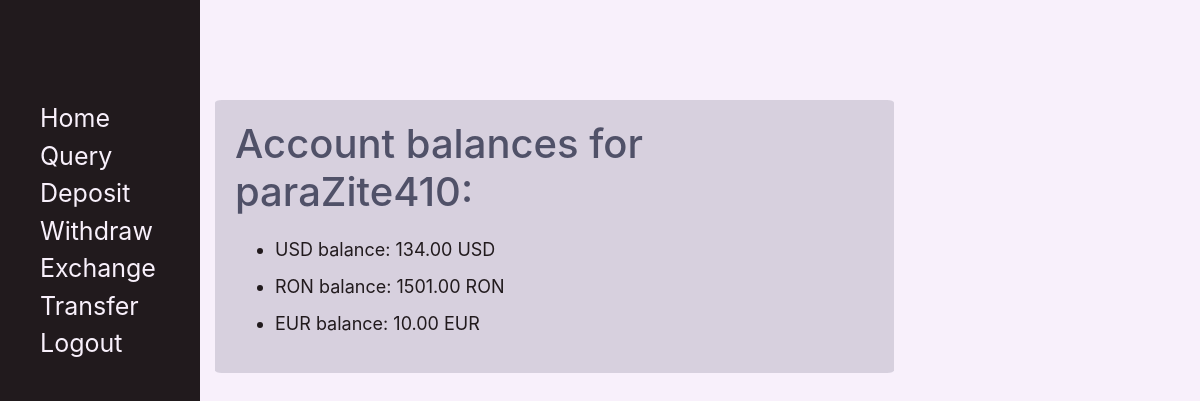
/atm/query (signed in), run on an earlier commit of the app's database.
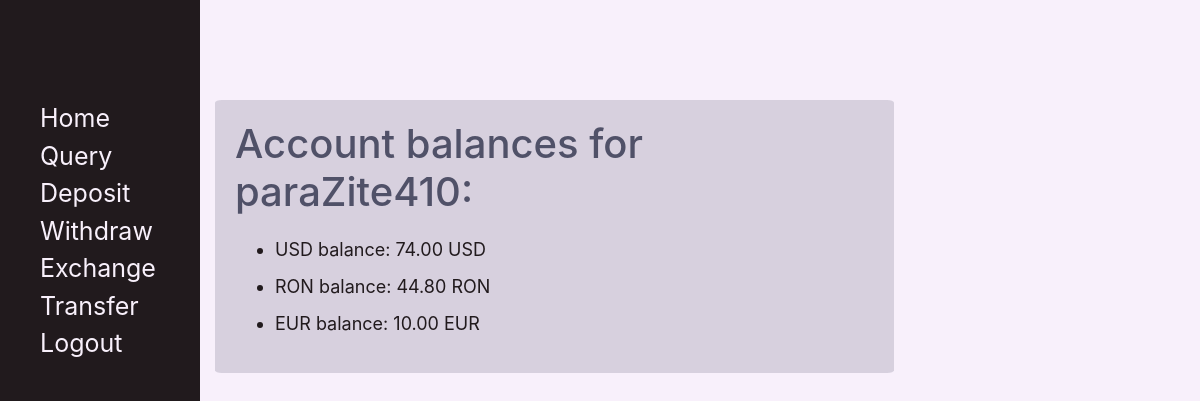
And on a later commit of the database.
### atm_app/models.py (models this page shows, shortened)
class Balance(models.Model):
    user = models.ForeignKey(User, on_delete = models.CASCADE)
    balance_currency = models.CharField(max_length = 3)
    balance_amount = models.DecimalField(max_digits = 10, decimal_places = 2, default = 0)

### atm_app/views.py (the view)
# urls.py: path('query', views.query, name='query'),
def query(request):
    if request.user.is_authenticated:
        try:
            balance_list = Balance.objects.filter(user=request.user)
        except Balance.DoesNotExist:
            balance_list = None
        template = loader.get_template('atm_app/query.html')
        context = {
            'username': request.user.username,
            'balance_list': balance_list,
        }
        return HttpResponse(template.render(context, request))
    else:
        return HttpResponseRedirect("/accounts/login")

### atm_app/templates/atm_app/query.html
{% extends 'template_base.html' %}
{% block content %}
	<h1 class="section-title">Account balances for {{ username }}:</h1>
	{% if balance_list %}
		<ul>
			{% for balance in balance_list %}
				<li class="balance-item">{{ balance.balance_currency }} balance: {{ balance.balance_amount }} {{ balance.balance_currency }} </li>
			{% endfor %}
		</ul>
	{% else %}
		<p>No balances available.</p>
	{% endif %}
{% endblock %}

What changed in the data, as far as the page shows it:
changed Balance "USD": balance_amount "134.00" → "74.00"
changed Balance "RON": balance_amount "1501.00" → "44.80"
